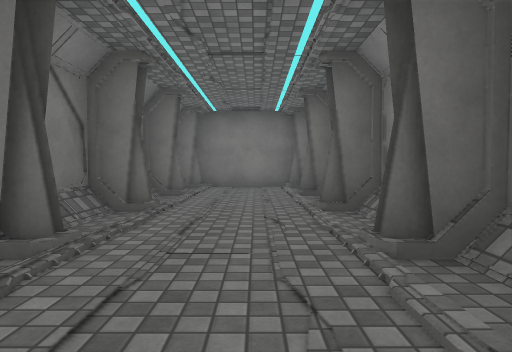
[1] (above)

12 first-person views from a walk through a 3-D level made in the Unity game engine. The camera is 1.2 m above the floor, tilts 2° down and sees 75° across. Doors are open. The floor is counted in squares, 2 m on a side. Each view is taken from the middle of a square. On the plan, view 1 faces up. The plan holds only what a view shows up to about 10 squares ahead; the rest is blank. The place goes on beyond the plan. The player is left out. Surface patterns are stand-ins for the level's own textures.

[2]
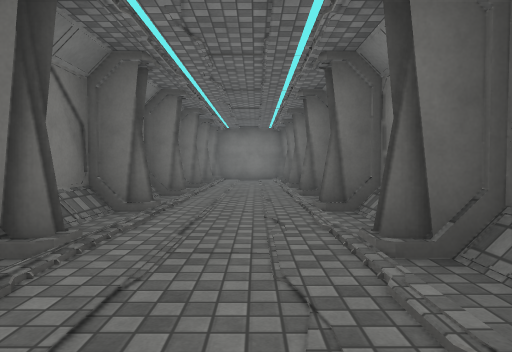

[3]
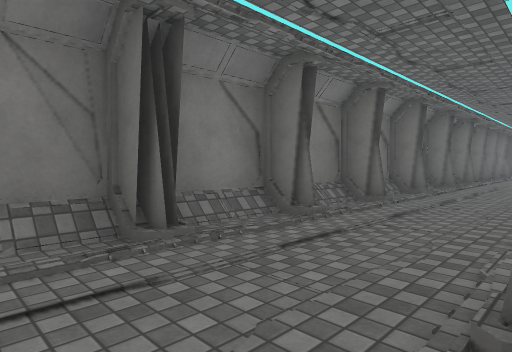

[4]
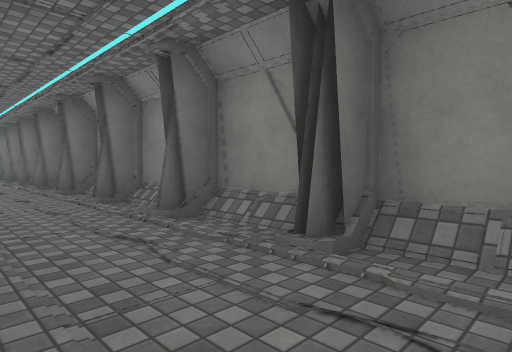

[5]
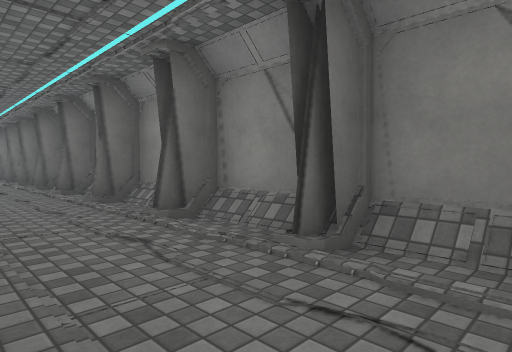

[6]
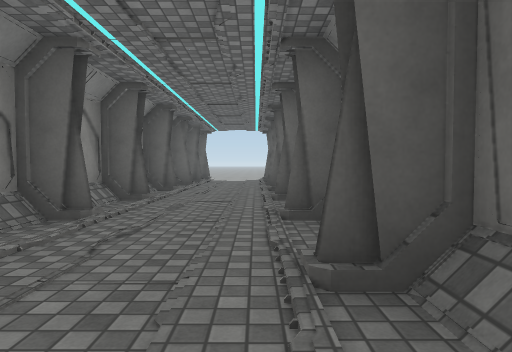

[7]
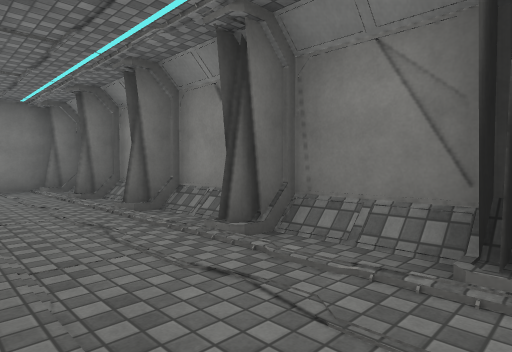

[8]
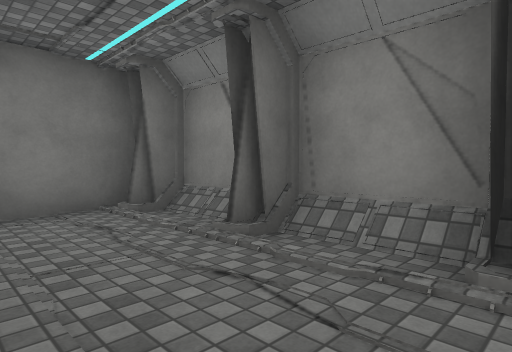

[9]
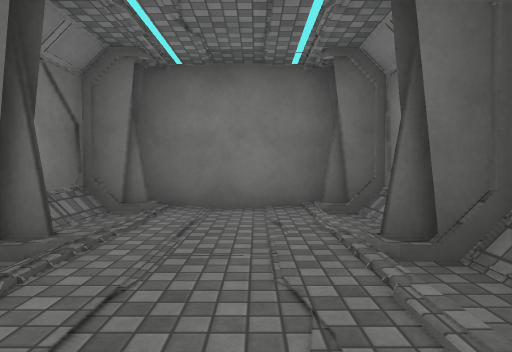

[10]
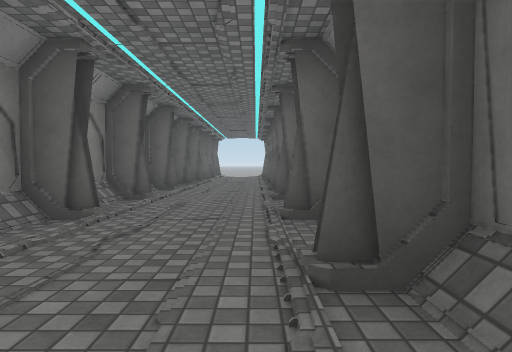

[11]
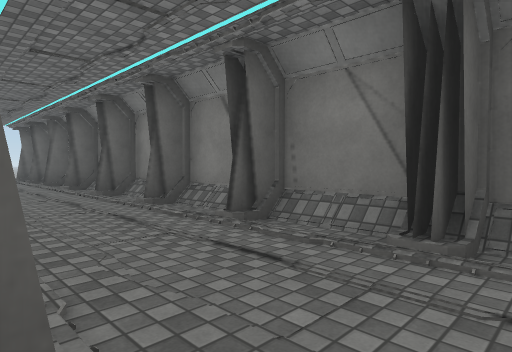

[12]
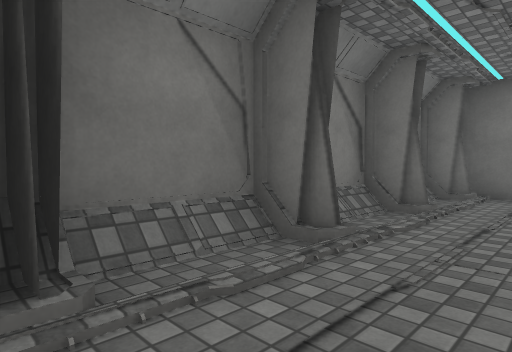

### Floor plan
Points are (right, up) in squares from view 1. A wall is a line through its corners. A room is listed if a view was taken in it or the views show most of it. See-through windows are left out.
Room 1 (views 1, 2, 3, 4, 5, 6, 7, 8, 9, 10, 11, 12)
walls: (0.7, -1.5) (1.5, -1.5) (1.5, 0) (0.8, 0); (0.7, -1.7) (1.5, -1.7); (-1.2, -1.8) (-2, -1.8); (-1.2, 0) (-2, 0) (-2, -1.5); (1.5, -1.8) (0.7, -1.8); (1.5, 0.2) (1.5, 2) (0.8, 2); (1.5, 0.4) (0.8, 0.4); (-2, -1.7) (-1.2, -1.7); (-2, -2) (-2, -3.6) (-1.2, -3.6); (0.8, -3.6) (1.6, -3.6); (-1.2, -3.9) (-2, -3.9) (-2, -5.5) (-1.2, -5.5); (1.5, -3.9) (0.8, -3.9); (-1.2, 2.2) (-2, 2.2); (1.5, 2.2) (0.8, 2.2); (-2, 2) (-2, 0.4) (-1.2, 0.4); (1.5, 2.9) (1.5, 4) (0.8, 4); (0.8, -5.5) (1.5, -5.5) (1.5, -2) (0.7, -2); (-1.2, -5.8) (-2, -5.8) (-2, -7.4) (-1.2, -7.4); (-1.2, 4) (-2, 4) (-2, 2.1); (1.5, 4.2) (1.5, 5.9) (0.7, 5.9); (1.5, 4.4) (0.7, 4.4); (0.8, -7.4) (1.5, -7.4) (1.5, -5.8) (0.8, -5.8); (-1.2, -7.7) (-2, -7.7); (1.5, -7.7) (0.8, -7.7); (-2, -7.9) (-2, -9.4) (-1.3, -9.4); (-2, 5.9) (-2, 5.1); (-1.2, 6.1) (-2, 6.1); (1.5, 6.1) (0.7, 6.1); (1.5, 6.8) (1.5, 7.9) (0.8, 7.9); (0.7, -9.4) (1.5, -9.4) (1.5, -7.9) (0.8, -7.9); (-1.2, 7.9) (-2, 7.9) (-2, 7); (1.2, 8.6) (-1.6, 8.6); (1.5, -10.8) (1.5, -9.8); (-2, -11.3) (-1.2, -11.3)
low walls: (0.7, -2) (0.7, -1.5); (0.7, 5.9) (0.7, 6.4)

Positions as (right, up) in squares from view 1, and headings:
1: (0, 0), facing up
2: (0, -4), facing up
3: (1, -9), facing up-left
4: (-1, -9), facing up-right
5: (-1, -11), facing up-right
6: (-1, -2), facing down
7: (-1, 0), facing up-right
8: (-1, 4), facing up-right
9: (0, 4), facing up
10: (-1, 2), facing down
11: (1, -1), facing down-left
12: (0, 2), facing up-left
